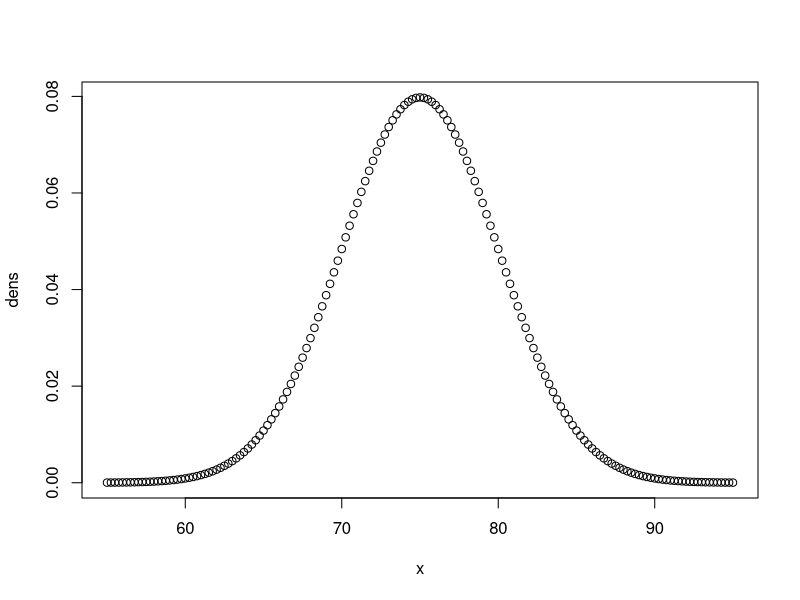
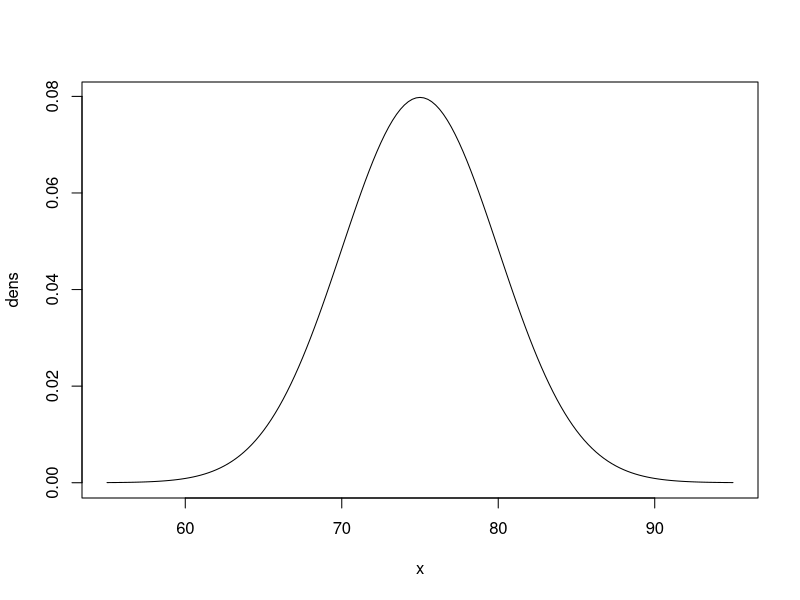
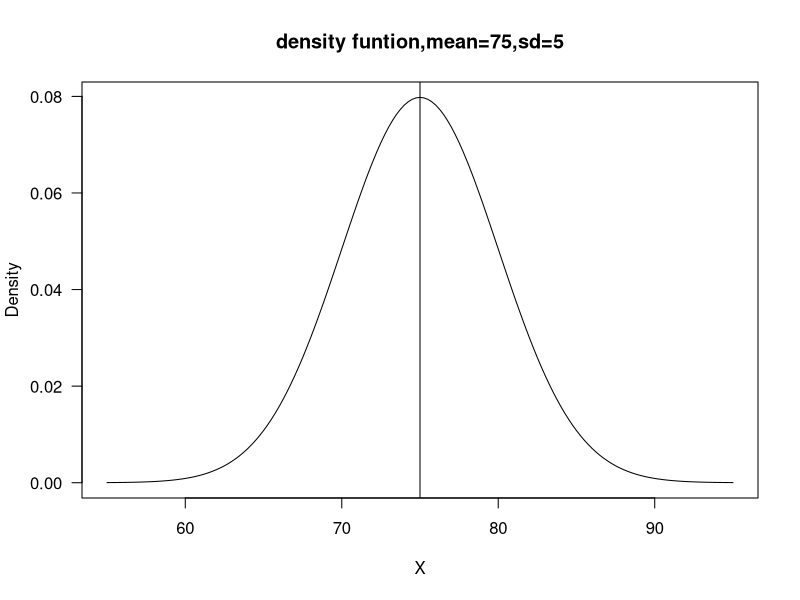
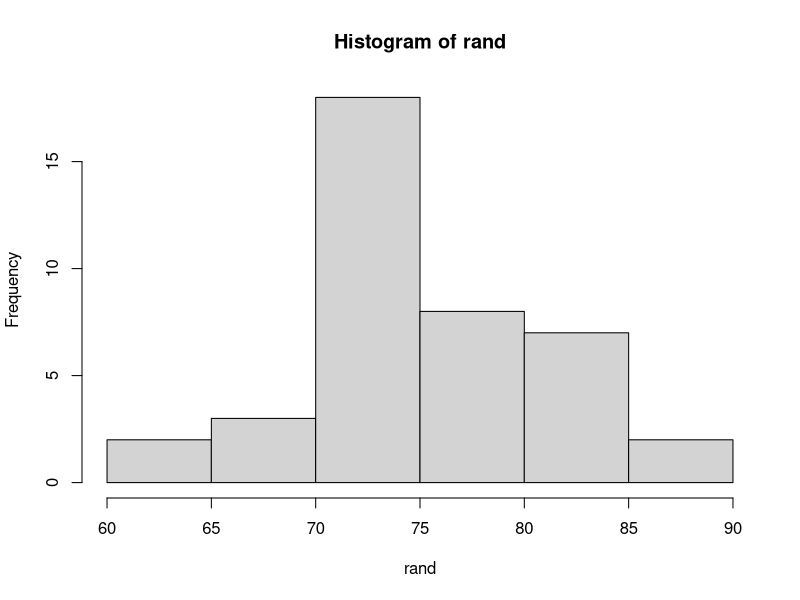

R code for these plots, in order:
#Today's topic is normal distribution

?pnorm

#the equation we solve with the mean is 75 and sd is 5
#for p(x<=75)
pnorm(q=75,mean=75,sd=5,lower.tail = T)

pnorm(q=75,mean=75,sd=5)
#for p(x>=80)
pnorm(q=80,mean=75,sd=5,lower.tail = F)

#for p(z>=1)
pnorm(q=1,mean=0,sd=1,lower.tail = F)
#now for density we use dnorm
x <- seq(from=55,to=95,by=0.25)
dens <- dnorm(x,mean=75,sd=5)
plot(x,dens)
plot(x,dens,type = "l")
plot(x,dens,type = "l",main = "density funtion,mean=75,sd=5",ylab = "Density",xlab ="X",las=1)

abline(v=75)

rand <- rnorm(n=40,mean=75,sd=5)
hist(rand)
